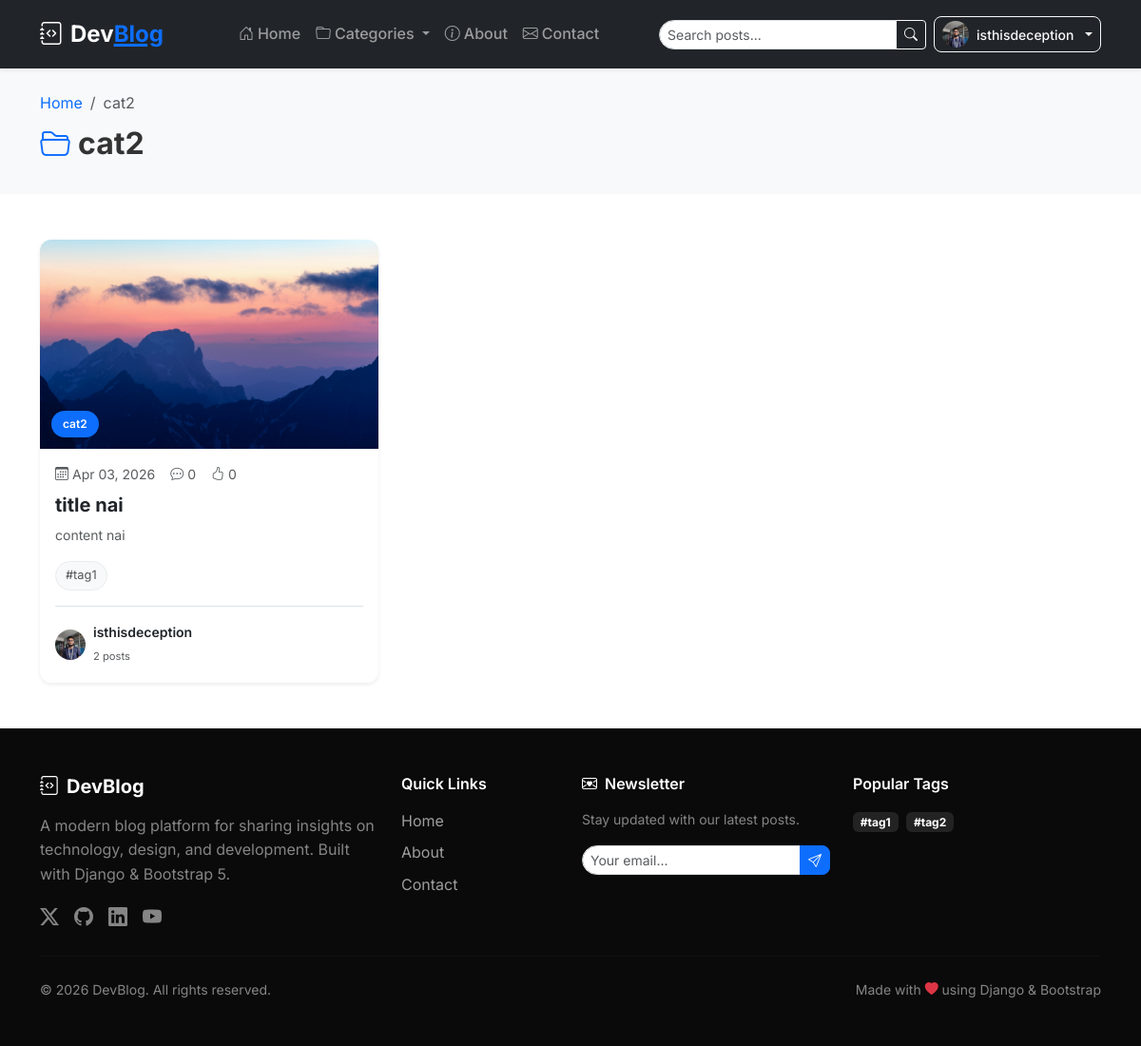
The app's page /category/cat2/ (signed in) with its own data.
### accounts/models.py (models this page shows, shortened)
class Profile(models.Model):
    user = models.OneToOneField(User, on_delete=models.CASCADE, related_name='profile')
    bio = models.TextField(max_length=500, blank=True, help_text="Tell us about yourself...")
    profile_picture = models.ImageField(
        upload_to='profile_pics/%Y/%m/%d/',
        null=True,
        blank=True,
    )
    website = models.URLField(blank=True, max_length=200)
    location = models.CharField(max_length=100, blank=True)
    created_at = models.DateTimeField(auto_now_add=True)
    updated_at = models.DateTimeField(auto_now=True)
    class Meta:
        verbose_name = 'User Profile'

### blog/models.py (models this page shows, shortened)
class Category(models.Model):
    name = models.CharField(max_length=100, unique=True)
    slug = models.SlugField(max_length=100, unique=True, blank=True)
    description = models.TextField(max_length=500, blank=True)
    created_at = models.DateTimeField(auto_now_add=True)
    class Meta:
        verbose_name_plural = 'Categories'
        ordering = ['name']
    def get_absolute_url(self):
        return reverse('blog:posts-by-category', kwargs={'slug': self.slug})
    @property
    def post_count(self):
        return self.posts.filter(status='published').count()

class Post(models.Model):
    STATUS_CHOICES = [
        ('draft', 'Draft'),
        ('published', 'Published'),
    ]
    title = models.CharField(max_length=255)
    slug = models.SlugField(max_length=255, unique=True, blank=True)
    image = models.ImageField(upload_to='posts/%Y/%m/%d/', blank=True, null=True)
    content = models.TextField(help_text="Write your post content here.")
    author = models.ForeignKey(
        User,
        on_delete=models.CASCADE,
        related_name='posts'
    )
    category = models.ForeignKey(
        Category,
        on_delete=models.SET_NULL,
        null=True,
        related_name='posts'
    )
    tags = models.ManyToManyField(Tag, blank=True, related_name='posts')
    status = models.CharField(
        max_length=10,
        choices=STATUS_CHOICES,
        default='draft'
    )
    created_at = models.DateTimeField(auto_now_add=True)
    updated_at = models.DateTimeField(auto_now=True)
    published_at = models.DateTimeField(null=True, blank=True)
    objects = PostQuerySet.as_manager()
    class Meta:
        ordering = ['-published_at', '-created_at']
    def get_absolute_url(self):
        return reverse('blog:post-detail', kwargs={'slug': self.slug})
    @property
    def excerpt(self):
        if len(self.content) > 200:
            return self.content[:200] + '...'
        return self.content
    @property
    def total_likes(self):
        return self.likes.count()
    @property
    def total_comments(self):
        return self.comments.filter(is_published=True).count()

class Tag(models.Model):
    name = models.CharField(max_length=50, unique=True)
    slug = models.SlugField(max_length=50, unique=True, blank=True)
    created_at = models.DateTimeField(auto_now_add=True)
    class Meta:
        ordering = ['name']
    def get_absolute_url(self):
        return reverse('blog:posts-by-tag', kwargs={'slug': self.slug})

### blog/views.py (the view)
# urls.py: path('category/<slug:slug>/', views.CategoryPostListView.as_view(), name='posts-by-category'),
class CategoryPostListView(ListView):
    template_name = 'blog/category_posts.html'
    context_object_name = 'posts'
    paginate_by = 6
    def get_queryset(self):
        self.category = get_object_or_404(Category, slug=self.kwargs['slug'])
        return Post.objects.published().filter(category=self.category)
    def get_context_data(self, **kwargs):
        context = super().get_context_data(**kwargs)
        context['category'] = self.category
        return context

### blog/templates/blog/category_posts.html (shortened to what this page needs)
{% extends 'base.html' %}
{% block content %}
<div class="page-header bg-light py-4">
    <div class="container">
        <nav aria-label="breadcrumb" class="mb-2">
            <ol class="breadcrumb mb-0">
                <li class="breadcrumb-item"><a href="{% url 'blog:post-list' %}">Home</a></li>
                <li class="breadcrumb-item active">{{ category.name }}</li>
            </ol>
        </nav>
        <h2 class="fw-bold mt-2"><i class="bi bi-folder2-open me-2 text-primary"></i>{{ category.name }}</h2>
    </div>
</div>
<div class="container py-5">
    {% if posts %}
        <div class="row g-4">
            {% for post in posts %}
                <div class="col-md-6 col-lg-4">
                    {% include 'blog/_post_card.html' with post=post %}
                </div>
            {% endfor %}
        </div>
    {% endif %}
</div>
{% endblock %}

### templates/base.html (shortened to what this page needs)
<!DOCTYPE html>
<html lang="en">
<head>
    <link href="https://cdn.jsdelivr.net/npm/bootstrap@5.3.3/dist/css/bootstrap.min.css" rel="stylesheet">
    <link href="https://cdn.jsdelivr.net/npm/bootstrap-icons@1.11.3/font/bootstrap-icons.min.css" rel="stylesheet">
    {% load static %}
    <link href="{% static 'css/style.css' %}" rel="stylesheet">
</head>
<body class="d-flex flex-column min-vh-100">
    <nav class="navbar navbar-expand-lg navbar-dark bg-dark sticky-top shadow-sm">
        <div class="container">
            <a class="navbar-brand fw-bold fs-4" href="{% url 'blog:post-list' %}">
                <i class="bi bi-journal-code me-2"></i>Dev<u class="text-primary">Blog</u>
            </a>
            <div class="collapse navbar-collapse" id="navbarNav">
                <ul class="navbar-nav mx-auto">
                    <li class="nav-item">
                        <a class="nav-link {% if request.resolver_match.url_name == 'post-list' %}active{% endif %}"
                           href="{% url 'blog:post-list' %}">
                            <i class="bi bi-house-door me-1"></i>Home
                        </a>
                    </li>
                    <li class="nav-item dropdown">
                        <a class="nav-link dropdown-toggle" href="#" role="button" data-bs-toggle="dropdown">
                            <i class="bi bi-folder me-1"></i>Categories
                        </a>
                    </li>
                    <li class="nav-item">
                        <a class="nav-link" href="{% url 'pages:about' %}">
                            <i class="bi bi-info-circle me-1"></i>About
                        </a>
                    </li>
                    <li class="nav-item">
                        <a class="nav-link" href="{% url 'pages:contact' %}">
                            <i class="bi bi-envelope me-1"></i>Contact
                        </a>
                    </li>
                </ul>
                <div class="d-flex align-items-center gap-2 flex-wrap">
                    <form class="d-flex search-form" method="GET" action="{% url 'blog:post-list' %}">
                        <div class="input-group input-group-sm">
                            <input type="search" name="q" class="form-control"
                                   placeholder="Search posts..."
                                   value="{{ query|default:'' }}"
                                   aria-label="Search">
                            <button class="btn btn-outline-light" type="submit">
                                <i class="bi bi-search"></i>
                            </button>
                        </div>
                    </form>
                    {% if user.is_authenticated %}
                        <div class="dropdown">
                            <a class="btn btn-outline-light btn-sm dropdown-toggle d-flex align-items-center gap-2"
                               href="#" role="button" data-bs-toggle="dropdown">
                                {% if user.profile.profile_picture %}
                                    <img src="{{ user.profile.profile_picture.url }}" alt="{{ user.username }}"
                                         class="rounded-circle" width="28" height="28" style="object-fit: cover;">
                                {% else %}
                                    <i class="bi bi-person-circle fs-5"></i>
                                {% endif %}
                                <span class="d-none d-lg-inline">{{ user.username }}</span>
                            </a>
                        </div>
                    {% endif %}
                </div>
            </div>
        </div>
    </nav>
    <main class="flex-grow-1">
        {% block content %}{% endblock %}
    </main>
    <footer class="footer-dark mt-auto py-5">
        <div class="container">
            <div class="row g-4">
                <div class="col-lg-4 col-md-6">
                    <h5 class="text-white mb-3">
                        <i class="bi bi-journal-code me-2"></i>DevBlog
                    </h5>
                    <p class="text-white-50">
                        A modern blog platform for sharing insights on technology,
                        design, and development. Built with Django & Bootstrap 5.
                    </p>
                    <div class="social-links d-flex gap-3">
                        <a href="#" class="text-white-50 social-link"><i class="bi bi-twitter-x fs-5"></i></a>
                        <a href="#" class="text-white-50 social-link"><i class="bi bi-github fs-5"></i></a>
                        <a href="#" class="text-white-50 social-link"><i class="bi bi-linkedin fs-5"></i></a>
                        <a href="#" class="text-white-50 social-link"><i class="bi bi-youtube fs-5"></i></a>
                    </div>
                </div>
                <div class="col-lg-2 col-md-6">
                    <h6 class="text-white fw-semibold mb-3">Quick Links</h6>
                    <ul class="list-unstyled">
                        <li class="mb-2"><a href="{% url 'blog:post-list' %}" class="footer-link">Home</a></li>
                        <li class="mb-2"><a href="{% url 'pages:about' %}" class="footer-link">About</a></li>
                        <li class="mb-2"><a href="{% url 'pages:contact' %}" class="footer-link">Contact</a></li>
                    </ul>
                </div>
                <div class="col-lg-3 col-md-6">
                    <h6 class="text-white fw-semibold mb-3">
                        <i class="bi bi-envelope-heart me-2"></i>Newsletter
                    </h6>
                    <p class="text-white-50 small">Stay updated with our latest posts.</p>
                    {% if request.resolver_match.url_name != 'newsletter' %}
                        <form action="{% url 'pages:newsletter' %}" method="POST" class="newsletter-form">
                            <div class="input-group">
                                <input type="email" name="email" class="form-control form-control-sm"
                                       placeholder="Your email..." required>
                                <button class="btn btn-primary btn-sm" type="submit">
                                    <i class="bi bi-send"></i>
                                </button>
                            </div>
                        </form>
                    {% endif %}
                </div>
                <div class="col-lg-3 col-md-6">
                    <h6 class="text-white fw-semibold mb-3">Popular Tags</h6>
                    <div class="footer-tags">
                        {% for tag in sidebar_tags|slice:":10" %}
                            <a href="{{ tag.get_absolute_url }}" class="badge bg-white bg-opacity-10 text-white text-decoration-none me-1 mb-1">
                                #{{ tag.name }}
                            </a>
                        {% empty %}
                            <span class="text-white-50 small">No tags yet</span>
                        {% endfor %}
                    </div>
                </div>
            </div>
            <hr class="my-4 border-white border-opacity-10">
            <div class="row align-items-center">
                <div class="col-md-6">
                    <p class="text-white-50 small mb-0">
                        &copy; {% now "Y" %} DevBlog. All rights reserved.
                    </p>
                </div>
                <div class="col-md-6 text-md-end">
                    <p class="text-white-50 small mb-0">
                        Made with <i class="bi bi-heart-fill text-danger"></i> using Django & Bootstrap
                    </p>
                </div>
            </div>
        </div>
    </footer>
</body>
</html>

### blog/templates/blog/_post_card.html
{% load static %}
<div class="card post-card h-100 border-0 shadow-sm">
    {% if post.image %}
        <div class="post-card-image-wrapper">
            <a href="{{ post.get_absolute_url }}">
                <img src="{{ post.image.url }}"
                     class="card-img-top post-card-image"
                     alt="{{ post.title }}"
                     loading="lazy">
            </a>
            {% if post.category %}
                <a href="{{ post.category.get_absolute_url }}" class="post-card-category">
                    {{ post.category.name }}
                </a>
            {% endif %}
        </div>
    {% endif %}
    <div class="card-body d-flex flex-column">
        <div class="d-flex gap-3 align-items-center text-muted small mb-2 flex-wrap">
            <span>
                <i class="bi bi-calendar3 me-1"></i>{{ post.published_at|date:"M d, Y" }}
            </span>
            <span class="d-none d-md-inline">
                <i class="bi bi-chat-dots me-1"></i>{{ post.total_comments }}
            </span>
            <span class="d-none d-md-inline">
                <i class="bi bi-hand-thumbs-up me-1"></i>{{ post.total_likes }}
            </span>
        </div>
        <h5 class="card-title fw-bold mb-2">
            <a href="{{ post.get_absolute_url }}" class="text-decoration-none text-dark post-card-title">
                {{ post.title }}
            </a>
        </h5>
        <p class="card-text text-muted small flex-grow-1">
            {{ post.excerpt }}
        </p>
        {% if post.tags.all %}
            <div class="mb-3">
                {% for tag in post.tags.all|slice:":3" %}
                    <a href="{{ tag.get_absolute_url }}" class="tag-badge me-1">
                        #{{ tag.name }}
                    </a>
                {% endfor %}
            </div>
        {% endif %}
        <div class="d-flex align-items-center pt-3 border-top">
            <a href="{% url 'blog:posts-by-author' post.author.username %}" class="text-decoration-none d-flex align-items-center gap-2">
                {% if post.author.profile.profile_picture %}
                    <img src="{{ post.author.profile.profile_picture.url }}"
                         alt="{{ post.author.username }}"
                         class="rounded-circle" width="32" height="32" style="object-fit: cover;">
                {% else %}
                    <div class="author-avatar">
                        {{ post.author.username|first|upper }}
                    </div>
                {% endif %}
                <div>
                    <small class="text-dark fw-semibold d-block">{{ post.author.username }}</small>
                    <small class="text-muted" style="font-size: 0.7rem;">
                        {{ post.author.posts.published.count }} posts
                    </small>
                </div>
            </a>
        </div>
    </div>
</div>

### records on screen
Category: name "cat2"
Post: image (picture), category.name "cat2", published_at "Apr 03, 2026", total_comments "0", total_likes "0", title "title nai", excerpt "content nai", author.profile.profile_picture (picture), author.username "isthisdeception", author.posts.published.count "2"
Tag: name "tag1"
Tag: name "tag2"

### other values on screen
{{ user.username }} "isthisdeception"
